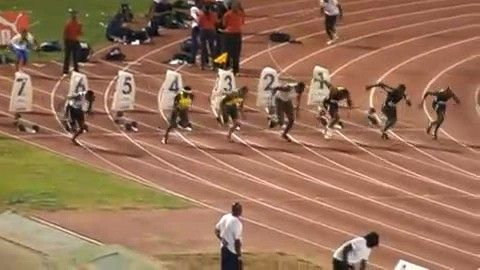
#> input picture Lucas-Kanade tracker/Code/Bolt2/img/0002.jpg, 480 x 270 px; its folder holds only this picture in this run
$ python Bolt_actual.py   (older library calls are emulated)
#> lines starting #> are read from the running program, lines starting #| are printed output that depends on the picture; after the words box and inside, x2 and y2 are one past the last pixel; in counts of white or black regions, pixels touching at a corner belong together
# Bolt Tracking
import cv2
import numpy as np
import glob


def get_ROI():
    ROI = [[[269, 75], [303, 139]], [[243, 67], [277, 131]], [[255, 73], [289, 137]], [[270, 77], [304, 141]],
           [[276, 75], [310, 139]], [[302, 83], [336, 147]], [[338, 95], [372, 159]]]
    return ROI


def get_template(Image, frame_number):
    ROI = get_ROI()
    if frame_number == 0:
        ROI = ROI[0]
    if frame_number == 29:
        ROI = ROI[1]
    if frame_number == 104:
        ROI = ROI[2]
    if frame_number == 125:
        ROI = ROI[3]
    if frame_number == 150:
        ROI = ROI[4]
    if frame_number == 171:
        ROI = ROI[5]
    if frame_number == 220:
        ROI = ROI[6]
    x = ROI[0][1]
    y = ROI[0][0]
    xn = ROI[1][1]
    yn = ROI[1][0]
    Temp = Image[x:xn, y:yn]
    Temp = cv2.equalizeHist(Temp)
    return ROI, Temp


def update_p(p, Delta_p):
    denominator = (1 + Delta_p[0]) * (1 + Delta_p[3]) - Delta_p[1] * Delta_p[2]
    Delta_p_0 = (-Delta_p[0] - Delta_p[0] * Delta_p[3] + Delta_p[1] * Delta_p[2]) / denominator
    Delta_p_1 = (-Delta_p[1]) / denominator
    Delta_p_2 = (-Delta_p[2]) / denominator
    Delta_p_3 = (-Delta_p[3] - Delta_p[0] * Delta_p[3] + Delta_p[1] * Delta_p[2]) / denominator
    Delta_p_4 = (-Delta_p[4] - Delta_p[3] * Delta_p[4] + Delta_p[2] * Delta_p[5]) / denominator
    Delta_p_5 = (-Delta_p[5] - Delta_p[0] * Delta_p[5] + Delta_p[1] * Delta_p[4]) / denominator

    p[0] += Delta_p_0 + p[0] * Delta_p_0 + p[2] * Delta_p_1
    p[1] += Delta_p_1 + p[1] * Delta_p_0 + p[3] * Delta_p_1
    p[2] += Delta_p_2 + p[0] * Delta_p_2 + p[2] * Delta_p_3
    p[3] += Delta_p_3 + p[1] * Delta_p_2 + p[3] * Delta_p_3
    p[4] += Delta_p_4 + p[0] * Delta_p_4 + p[2] * Delta_p_5
    p[5] += Delta_p_5 + p[1] * Delta_p_4 + p[3] * Delta_p_5

    return p


def Affine_LK_TRacker(img, tmp, rect, p):
    # Initialization
    rows, cols = tmp.shape

    iteration = 200
    # Calculate gradient of template
    grad_x = cv2.Sobel(tmp, cv2.CV_64F, 1, 0, ksize=5)
    grad_y = cv2.Sobel(tmp, cv2.CV_64F, 0, 1, ksize=5)

    # Calculate Jacobian
    x = np.array(range(cols))
    y = np.array(range(rows))
    x, y = np.meshgrid(x, y)
    ones = np.ones((rows, cols))
    zeros = np.zeros((rows, cols))
    row1 = np.stack((x, zeros, y, zeros, ones, zeros), axis=2)
    row2 = np.stack((zeros, x, zeros, y, zeros, ones), axis=2)
    jacob = np.stack((row1, row2), axis=2)

    # Set gradient of a pixel into 1 by 2 vector
    grad = np.stack((grad_x, grad_y), axis=2)
    grad = np.expand_dims((grad), axis=2)
    steepest_descents = np.matmul(grad, jacob)
    steepest_descents_trans = np.transpose(steepest_descents, (0, 1, 3, 2))

    # Compute Hessian matrix
    H = np.matmul(steepest_descents_trans, steepest_descents).sum((0, 1))

    for i in range(iteration):
        # Calculate warp image
        warp_mat = np.array([[1 + p[0], p[2], p[4]], [p[1], 1 + p[3], p[5]]])
        warp_img = cv2.warpAffine(img, warp_mat, (0, 0))
        warp_img = warp_img[rect[0][1]:rect[1][1], rect[0][0]:rect[1][0]]
        # Equalize the image
        warp_img = cv2.equalizeHist(warp_img)

        # Compute the error term
        error = tmp.astype(float) - warp_img.astype(float)

        # Compute steepest-gradient-descent update
        error = error.reshape((rows, cols, 1, 1))
        update = (steepest_descents_trans * error).sum((0, 1))
        Delta_p = np.matmul(np.linalg.pinv(H), update).reshape((-1))

        # Update p
        p = update_p(p, Delta_p)
    return p


def recalculate_coordinates(ROI, warp_mat):
    ROI_other = [[ROI[1][0], ROI[0][1]], [ROI[0][0], ROI[1][1]]]
    newROI = np.hstack((ROI, [[1], [1]]))
    newROI_other = np.hstack((ROI_other, [[1], [1]]))
    newROI = np.dot(warp_mat, newROI.T).astype(np.int32)
    newROI_other = np.dot(warp_mat, newROI_other.T).astype(np.int32)
    pts = np.array([newROI.T[0], newROI_other.T[0], newROI.T[1], newROI_other.T[1]])
    pts = pts.reshape((-1, 1, 2))
    return pts


def main():
    frame_increase = 0
    image_list = []
    image1 = []
    ROI = get_ROI()
    for img in glob.glob((r"Bolt2/img/*.jpg")):
        image1.append(img)
    image1.sort()
    for img in image1:
        image = cv2.imread(img)
#> image is the input picture: shape (270, 480, 3); mean B, G, R 88.9, 113.8, 151.8
        grey = cv2.cvtColor(image, cv2.COLOR_BGR2GRAY)
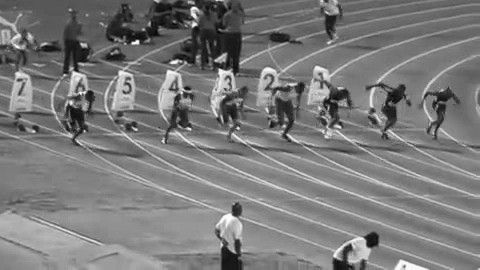
#> grey: shape (270, 480); min 4, max 254, mean 122.3

        if frame_increase == 0 or frame_increase == 29 or frame_increase == 104 or frame_increase == 125 or frame_increase == 150 or frame_increase == 171 or frame_increase == 220:
            p = np.zeros(6)
            ROI, template = get_template(grey, frame_increase)
#> in get_template, `Temp = Image[x:xn, y:yn]`:
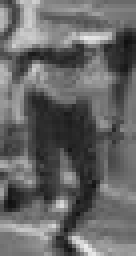
#> Temp: shape (64, 34) (shown 4 times larger); min 16, max 236, mean 102.1
#> in get_template, `Temp = cv2.equalizeHist(Temp)`:
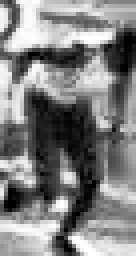
#> Temp: shape (64, 34) (shown 4 times larger); min 0, max 255, mean 128.3
#> ROI = [[269, 75], [303, 139]]
            # cv2.imshow('template', template)

        # Using Lk to track
        p = Affine_LK_TRacker(grey, template, ROI, p)
#> in Affine_LK_TRacker, `grad_x = cv2.Sobel(tmp, cv2.CV_64F, 1, 0, ksize=5)`:
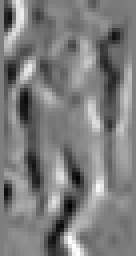
#> grad_x: shape (64, 34) float64 (shown 4 times larger); min -8826, max 8964, mean -81; drawn with min black and max white
#> in Affine_LK_TRacker, `grad_y = cv2.Sobel(tmp, cv2.CV_64F, 0, 1, ksize=5)`:
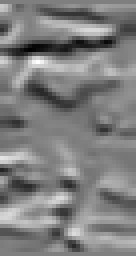
#> grad_y: shape (64, 34) float64 (shown 4 times larger); min -9867, max 9865, mean -2.9; drawn with min black and max white
#> in Affine_LK_TRacker, `H = np.matmul(steepest_descents_trans, steepest_descents).sum((0, 1))`: H = [[4.63e+12, 2.08e+11, 7.81e+12, 1.23e+11, 2.27e+11, 8.52e+09], [2.08e+11, 4.61e+12, 1.23e+11, 6.13e+12, 8.52e+09, 2.34e+11], [7.81e+12, 1.23e+11, 2.15e+13, 7.42e+11, 5e+11, 1.67e+10], [1.23e+11, 6.13e+12, 7.42e+11, 1.85e+13, 1.67e+10, 4.55e+11], [2.27e+11, 8.52e+09, 5e+11, 1.67e+10, 1.53e+10, 698342399], [8.52e+09, 2.34e+11, 1.67e+10, 4.55e+11, 698342399, 1.66e+10]]
#> p = [0, 0, 0, 0, 0, 0]

        # Update new W matrix
        warp_mat = np.array([[1 + p[0], p[2], p[4]], [p[1], 1 + p[3], p[5]]])
#> warp_mat = [[1, 0, 0], [0, 1, 0]]
        warp_mat = cv2.invertAffineTransform(warp_mat)

        pts = recalculate_coordinates(ROI, warp_mat)
#> in recalculate_coordinates, `ROI_other = [[ROI[1][0], ROI[0][1]], [ROI[0][0], ROI[1][1]]]`: ROI_other = [[303, 75], [269, 139]]
#> in recalculate_coordinates, `newROI = np.hstack((ROI, [[1], [1]]))`: newROI = [[269, 75, 1], [303, 139, 1]]
#> in recalculate_coordinates, `newROI_other = np.hstack((ROI_other, [[1], [1]]))`: newROI_other = [[303, 75, 1], [269, 139, 1]]
#> in recalculate_coordinates, `newROI = np.dot(warp_mat, newROI.T).astype(np.int32)`: newROI = [[269, 303], [75, 139]]
#> in recalculate_coordinates, `newROI_other = np.dot(warp_mat, newROI_other.T).astype(np.int32)`: newROI_other = [[303, 269], [75, 139]]
#> in recalculate_coordinates, `pts = np.array([newROI.T[0], newROI_other.T[0], newROI.T[1], newROI_ot..`: pts = [[269, 75], [303, 75], [303, 139], [269, 139]]
#> pts = [[269, 75], [303, 75], [303, 139], [269, 139]]

        cv2.polylines(image, [pts], True, (0, 255, 0), 2)
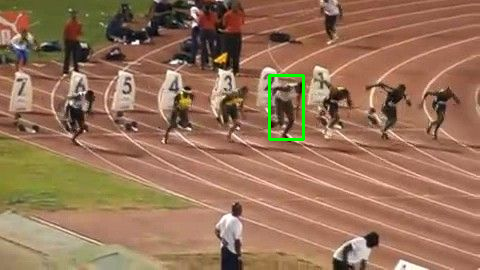
#> image: shape (270, 480, 3); 0.45% of pixels changed, all inside (x1, y1, x2, y2) = (268, 74, 305, 141)
        cv2.namedWindow('image', cv2.WINDOW_NORMAL)
        cv2.resizeWindow('image', 360, 240)
        cv2.imshow("image", image)
        image_list.append(image)
        cv2.waitKey(1)

        frame_increase += 1
        # print(frame_increase)

    height, width, layers = image_list[0].shape
#> height = 270; width = 480; layers = 3
    size = (width, height)
#> size = (480, 270)


    out = cv2.VideoWriter('bolt_tracking.avi',cv2.VideoWriter_fourcc(*'DIVX'), 5.0, size)

    for i in range(len(image_list)):
        # writing to a image array
        out.write(image_list[i])
#> this loop made 1 pass
    out.release()

    cv2.destroyAllWindows()


if __name__ == '__main__':
    main()

$ run again, on Lucas-Kanade tracker/Code/Bolt2/img/0023.jpg
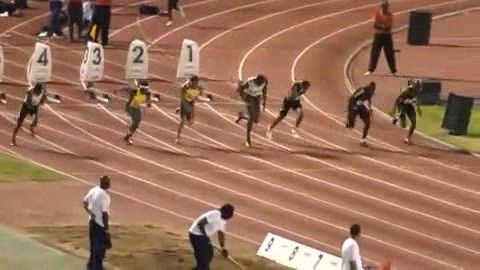
#> input picture Lucas-Kanade tracker/Code/Bolt2/img/0023.jpg, 480 x 270 px
#> in main, image is the input picture: shape (270, 480, 3); mean B, G, R 91.4, 113.9, 155.4
#> ROI = [[269, 75], [303, 139]]
#> in Affine_LK_TRacker, `grad_y = cv2.Sobel(tmp, cv2.CV_64F, 0, 1, ksize=5)`:
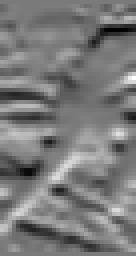
#> grad_y: shape (64, 34) float64 (shown 4 times larger); min -8806, max 9488, mean -16.1; drawn with min black and max white
#> H = [[4.77e+12, 6.14e+11, 6.79e+12, 6.68e+11, 2.05e+11, 3.02e+10], [6.14e+11, 4.48e+12, 6.68e+11, 6.24e+12, 3.02e+10, 1.95e+11], [6.79e+12, 6.68e+11, 1.74e+13, 1.41e+12, 4.03e+11, 4.86e+10], [6.68e+11, 6.24e+12, 1.41e+12, 1.79e+13, 4.86e+10, 4.18e+11], [2.05e+11, 3.02e+10, 4.03e+11, 4.86e+10, 1.12e+10, 1.74e+09], [3.02e+10, 1.95e+11, 4.86e+10, 4.18e+11, 1.74e+09, 1.2e+10]]
#> in main, `p = Affine_LK_TRacker(grey, template, ROI, p)`: p = [0, 0, 0, 0, 0, 0]
#> in main, `warp_mat = np.array([[1 + p[0], p[2], p[4]], [p[1], 1 + p[3], p[5]]])`: warp_mat = [[1, 0, 0], [0, 1, 0]]
#> ROI_other = [[303, 75], [269, 139]]
#> in recalculate_coordinates, `newROI = np.hstack((ROI, [[1], [1]]))`: newROI = [[269, 75, 1], [303, 139, 1]]
#> in recalculate_coordinates, `newROI_other = np.hstack((ROI_other, [[1], [1]]))`: newROI_other = [[303, 75, 1], [269, 139, 1]]
#> in recalculate_coordinates, `newROI = np.dot(warp_mat, newROI.T).astype(np.int32)`: newROI = [[269, 303], [75, 139]]
#> in recalculate_coordinates, `newROI_other = np.dot(warp_mat, newROI_other.T).astype(np.int32)`: newROI_other = [[303, 269], [75, 139]]
#> in recalculate_coordinates, `pts = np.array([newROI.T[0], newROI_other.T[0], newROI.T[1], newROI_ot..`: pts = [[269, 75], [303, 75], [303, 139], [269, 139]]
#> in main, `cv2.polylines(image, [pts], True, (0, 255, 0), 2)`:
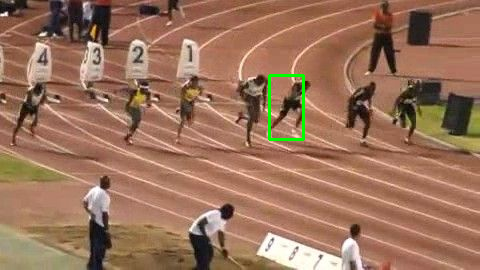
#> image: shape (270, 480, 3); 0.45% of pixels changed, all inside (x1, y1, x2, y2) = (268, 74, 305, 141)
#> the loop in main, `for i in range(len(image_list)):` made 1 pass

$ run again, on Lucas-Kanade tracker/Code/Bolt2/img/0033.jpg
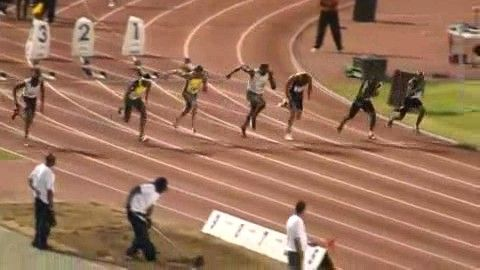
#> input picture Lucas-Kanade tracker/Code/Bolt2/img/0033.jpg, 480 x 270 px
#> in main, image is the input picture: shape (270, 480, 3); mean B, G, R 92.1, 116.1, 156.7
#> ROI = [[269, 75], [303, 139]]
#> in Affine_LK_TRacker, `grad_y = cv2.Sobel(tmp, cv2.CV_64F, 0, 1, ksize=5)`:
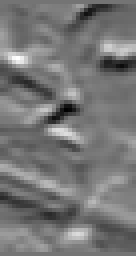
#> grad_y: shape (64, 34) float64 (shown 4 times larger); min -8137, max 9705, mean 152.1; drawn with min black and max white
#> H = [[2.91e+12, 2.41e+11, 4.62e+12, 7.96e+10, 1.44e+11, 7.39e+09], [2.41e+11, 3.14e+12, 7.96e+10, 4.2e+12, 7.39e+09, 1.46e+11], [4.62e+12, 7.96e+10, 1.04e+13, -4.27e+11, 2.55e+11, -1.44e+10], [7.96e+10, 4.2e+12, -4.27e+11, 1.11e+13, -1.44e+10, 2.74e+11], [1.44e+11, 7.39e+09, 2.55e+11, -1.44e+10, 8.59e+09, -385438660], [7.39e+09, 1.46e+11, -1.44e+10, 2.74e+11, -385438660, 9.2e+09]]
#> in main, `p = Affine_LK_TRacker(grey, template, ROI, p)`: p = [0, 0, 0, 0, 0, 0]
#> in main, `warp_mat = np.array([[1 + p[0], p[2], p[4]], [p[1], 1 + p[3], p[5]]])`: warp_mat = [[1, 0, 0], [0, 1, 0]]
#> ROI_other = [[303, 75], [269, 139]]
#> in recalculate_coordinates, `newROI = np.hstack((ROI, [[1], [1]]))`: newROI = [[269, 75, 1], [303, 139, 1]]
#> in recalculate_coordinates, `newROI_other = np.hstack((ROI_other, [[1], [1]]))`: newROI_other = [[303, 75, 1], [269, 139, 1]]
#> in recalculate_coordinates, `newROI = np.dot(warp_mat, newROI.T).astype(np.int32)`: newROI = [[269, 303], [75, 139]]
#> in recalculate_coordinates, `newROI_other = np.dot(warp_mat, newROI_other.T).astype(np.int32)`: newROI_other = [[303, 269], [75, 139]]
#> in recalculate_coordinates, `pts = np.array([newROI.T[0], newROI_other.T[0], newROI.T[1], newROI_ot..`: pts = [[269, 75], [303, 75], [303, 139], [269, 139]]
#> in main, `cv2.polylines(image, [pts], True, (0, 255, 0), 2)`:
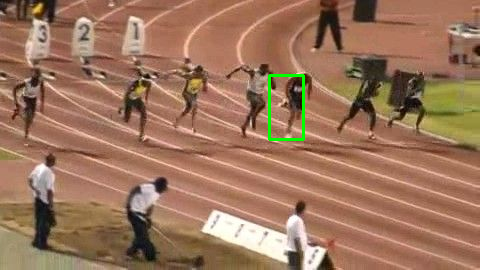
#> image: shape (270, 480, 3); 0.45% of pixels changed, all inside (x1, y1, x2, y2) = (268, 74, 305, 141)
#> the loop in main, `for i in range(len(image_list)):` made 1 pass

$ run again, on Lucas-Kanade tracker/Code/Bolt2/img/0005.jpg
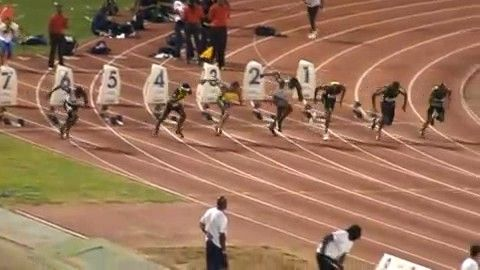
#> input picture Lucas-Kanade tracker/Code/Bolt2/img/0005.jpg, 480 x 270 px
#> in main, image is the input picture: shape (270, 480, 3); mean B, G, R 90.7, 115, 153.6
#> ROI = [[269, 75], [303, 139]]
#> in Affine_LK_TRacker, `grad_y = cv2.Sobel(tmp, cv2.CV_64F, 0, 1, ksize=5)`:
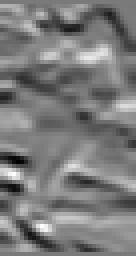
#> grad_y: shape (64, 34) float64 (shown 4 times larger); min -8812, max 9500, mean 58.2; drawn with min black and max white
#> H = [[6.2e+12, -1.65e+12, 5.9e+12, -1.26e+12, 2.76e+11, -6.36e+10], [-1.65e+12, 4.45e+12, -1.26e+12, 6.1e+12, -6.36e+10, 2.04e+11], [5.9e+12, -1.26e+12, 1.98e+13, -3.85e+12, 4.75e+11, -8.69e+10], [-1.26e+12, 6.1e+12, -3.85e+12, 1.91e+13, -8.69e+10, 4.42e+11], [2.76e+11, -6.36e+10, 4.75e+11, -8.69e+10, 1.67e+10, -3.26e+09], [-6.36e+10, 2.04e+11, -8.69e+10, 4.42e+11, -3.26e+09, 1.36e+10]]
#> in main, `p = Affine_LK_TRacker(grey, template, ROI, p)`: p = [0, 0, 0, 0, 0, 0]
#> in main, `warp_mat = np.array([[1 + p[0], p[2], p[4]], [p[1], 1 + p[3], p[5]]])`: warp_mat = [[1, 0, 0], [0, 1, 0]]
#> ROI_other = [[303, 75], [269, 139]]
#> in recalculate_coordinates, `newROI = np.hstack((ROI, [[1], [1]]))`: newROI = [[269, 75, 1], [303, 139, 1]]
#> in recalculate_coordinates, `newROI_other = np.hstack((ROI_other, [[1], [1]]))`: newROI_other = [[303, 75, 1], [269, 139, 1]]
#> in recalculate_coordinates, `newROI = np.dot(warp_mat, newROI.T).astype(np.int32)`: newROI = [[269, 303], [75, 139]]
#> in recalculate_coordinates, `newROI_other = np.dot(warp_mat, newROI_other.T).astype(np.int32)`: newROI_other = [[303, 269], [75, 139]]
#> in recalculate_coordinates, `pts = np.array([newROI.T[0], newROI_other.T[0], newROI.T[1], newROI_ot..`: pts = [[269, 75], [303, 75], [303, 139], [269, 139]]
#> in main, `cv2.polylines(image, [pts], True, (0, 255, 0), 2)`:
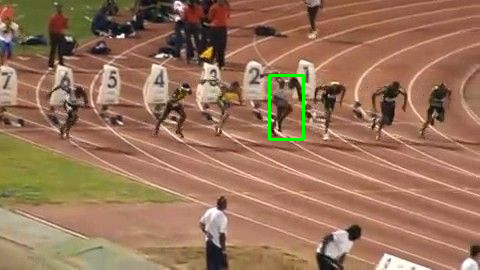
#> image: shape (270, 480, 3); 0.45% of pixels changed, all inside (x1, y1, x2, y2) = (268, 74, 305, 141)
#> the loop in main, `for i in range(len(image_list)):` made 1 pass
